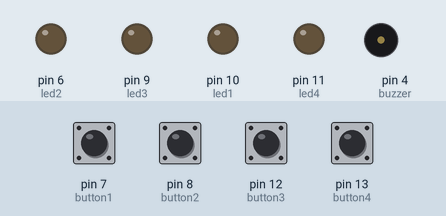
Bench run of a sketch on a simulated Arduino Uno, built with avr-gcc and run on an emulated ATmega328P. Shown: output pins drawn as LEDs (lit = HIGH), buzzer (waves = sounding, pin HIGH). Inputs (shaded band) come from the test bench; at power-on: pin 7 (button1), pin 8 (button2), pin 12 (button3), pin 13 (button4) LOW.

Above: at 1.2 s.
1.3 s: pin 7 (button1) pulled HIGH for 1 s
At 1.77 s:
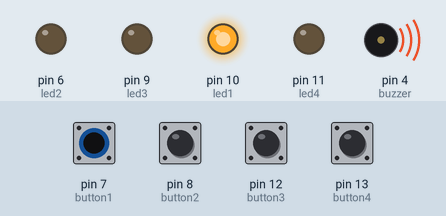
4.3 s: pin 8 (button2) pulled HIGH for 0.15 s
At 4.37 s:
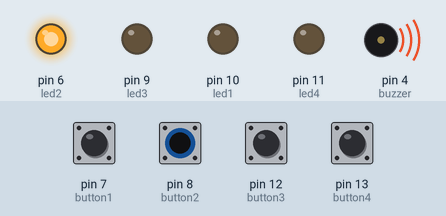
5.9 s: pin 12 (button3) pulled HIGH for 0.15 s
At 5.97 s:
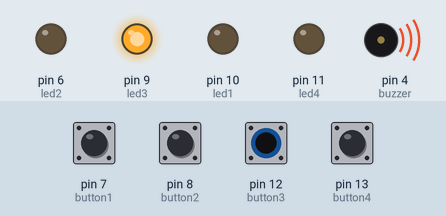
7.5 s: pin 13 (button4) pulled HIGH for 0.15 s
At 7.57 s:
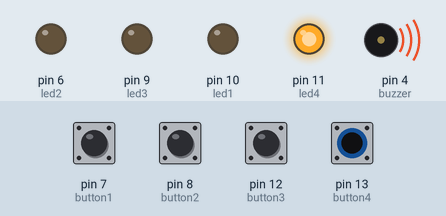
9.1 s: pin 8 (button2) pulled HIGH for 1 s
At 11.4 s:
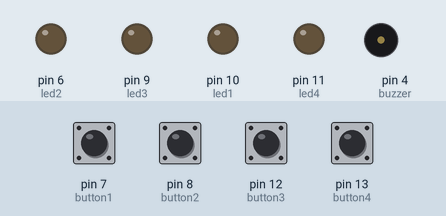
12.1 s: pin 12 (button3) pulled HIGH for 1 s
At 12.57 s:
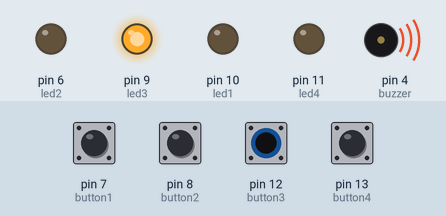
Timing chart, 0 to 15.1 s (numbered marks = the images above; inputs shaded):
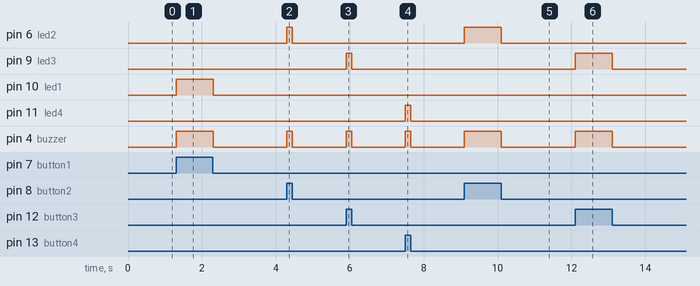

The sketch:

4_LED_with_button.ino
```cpp
const int led1 = 10;
const int led2 = 6;
const int led3 = 9;
const int led4 = 11;

const int buzzer = 4;

const int button1 = 7;
const int button2 = 8;
const int button3 = 12;
const int button4 = 13;

int buttonState1 = 0, buttonState2 = 0, buttonState3 = 0, buttonState4 = 0;

void setup() {
  // put your setup code here, to run once:
  pinMode(led1, OUTPUT);
  pinMode(led2, OUTPUT);
  pinMode(led3, OUTPUT);
  pinMode(led4, OUTPUT);
  pinMode(button1, INPUT);
  pinMode(button2, INPUT);
  pinMode(button3, INPUT);
  pinMode(button4, INPUT);

  pinMode(buzzer, OUTPUT);
}

void loop() {
  buttonState1 = digitalRead(button1);
  buttonState2 = digitalRead(button2);
  buttonState3 = digitalRead(button3);
  buttonState4 = digitalRead(button4);

  if (buttonState1 == HIGH) {
    digitalWrite(led1, HIGH);
    digitalWrite(buzzer, HIGH);
    delay(50);
  } else if (buttonState1 == LOW) {
    digitalWrite(buzzer, LOW);
    digitalWrite(led1, LOW);
  }
  if (buttonState2 == HIGH) {
    digitalWrite(buzzer, HIGH);
    digitalWrite(led2, HIGH);
    delay(50);
  } else if (buttonState2 == LOW) {
    digitalWrite(buzzer, LOW);
    digitalWrite(led2, LOW);
  }
  if (buttonState3 == HIGH) {
    digitalWrite(buzzer, HIGH);
    digitalWrite(led3, HIGH);
    delay(50);
  } else if (buttonState3 == LOW) {
    digitalWrite(buzzer, LOW);
    digitalWrite(led3, LOW);
  }
  if (buttonState4 == HIGH) {
    digitalWrite(buzzer, HIGH);
    digitalWrite(led4, HIGH);
    delay(50);
  } else {
    digitalWrite(buzzer, LOW);
    digitalWrite(led4, LOW);
  }
}
```

Measured:
- after the input at 1.3 s, pin 10 (led1), pin 4 (buzzer): LOW → HIGH at once, → LOW 1.0 s later
- after the input at 4.3 s, pin 6 (led2), pin 4 (buzzer): LOW → HIGH at once, → LOW 0.15 s later
- after the input at 5.9 s, pin 9 (led3), pin 4 (buzzer): LOW → HIGH at once, → LOW 0.15 s later
- after the input at 7.5 s, pin 11 (led4), pin 4 (buzzer): LOW → HIGH at once, → LOW 0.15 s later
- after the input at 9.1 s, pin 6 (led2), pin 4 (buzzer): LOW → HIGH at once, → LOW 1.0 s later
- after the input at 12.1 s, pin 9 (led3), pin 4 (buzzer): LOW → HIGH at once, → LOW 1.0 s later
